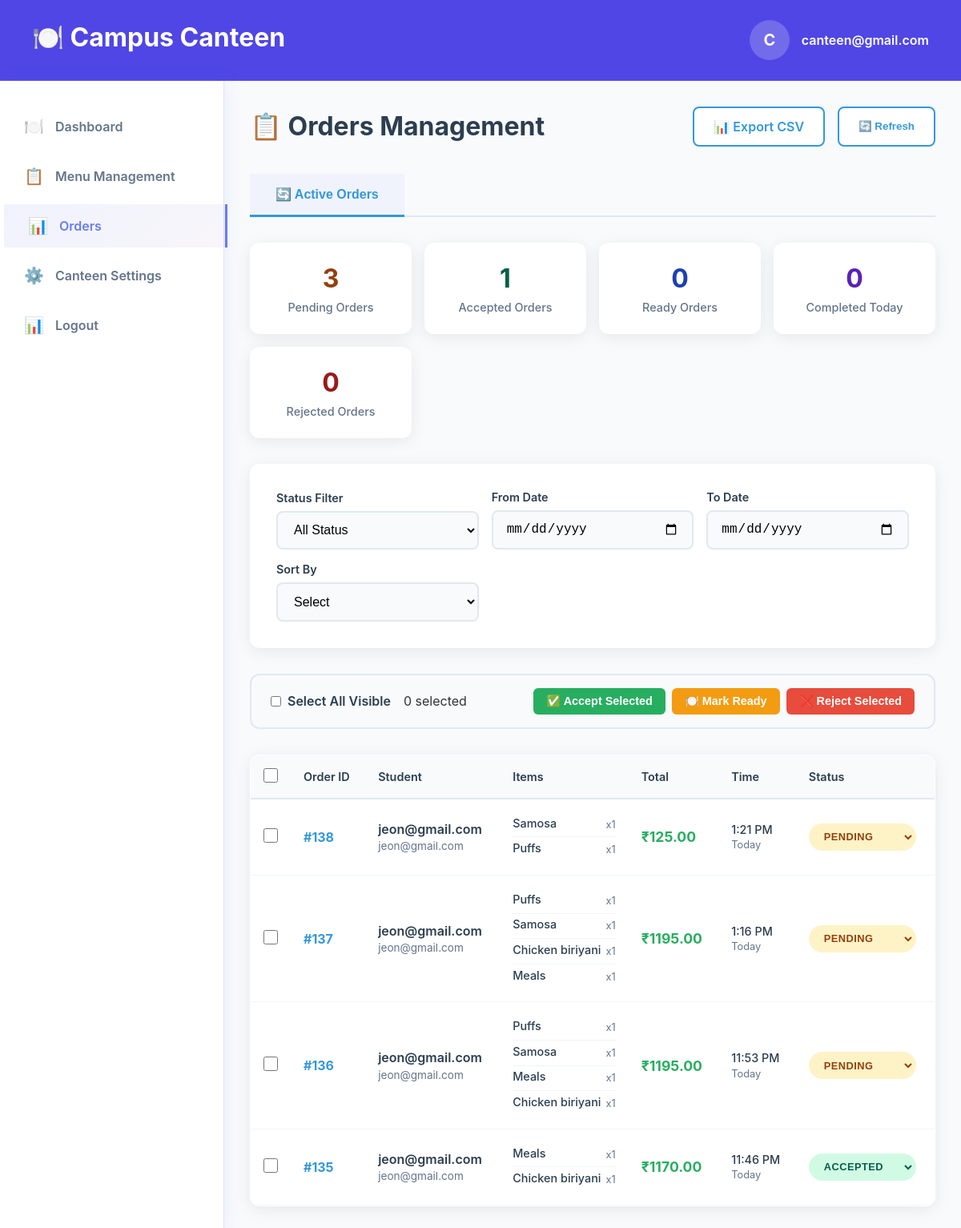
/public/canteen/orders (signed in), run on an earlier commit of the app's database.
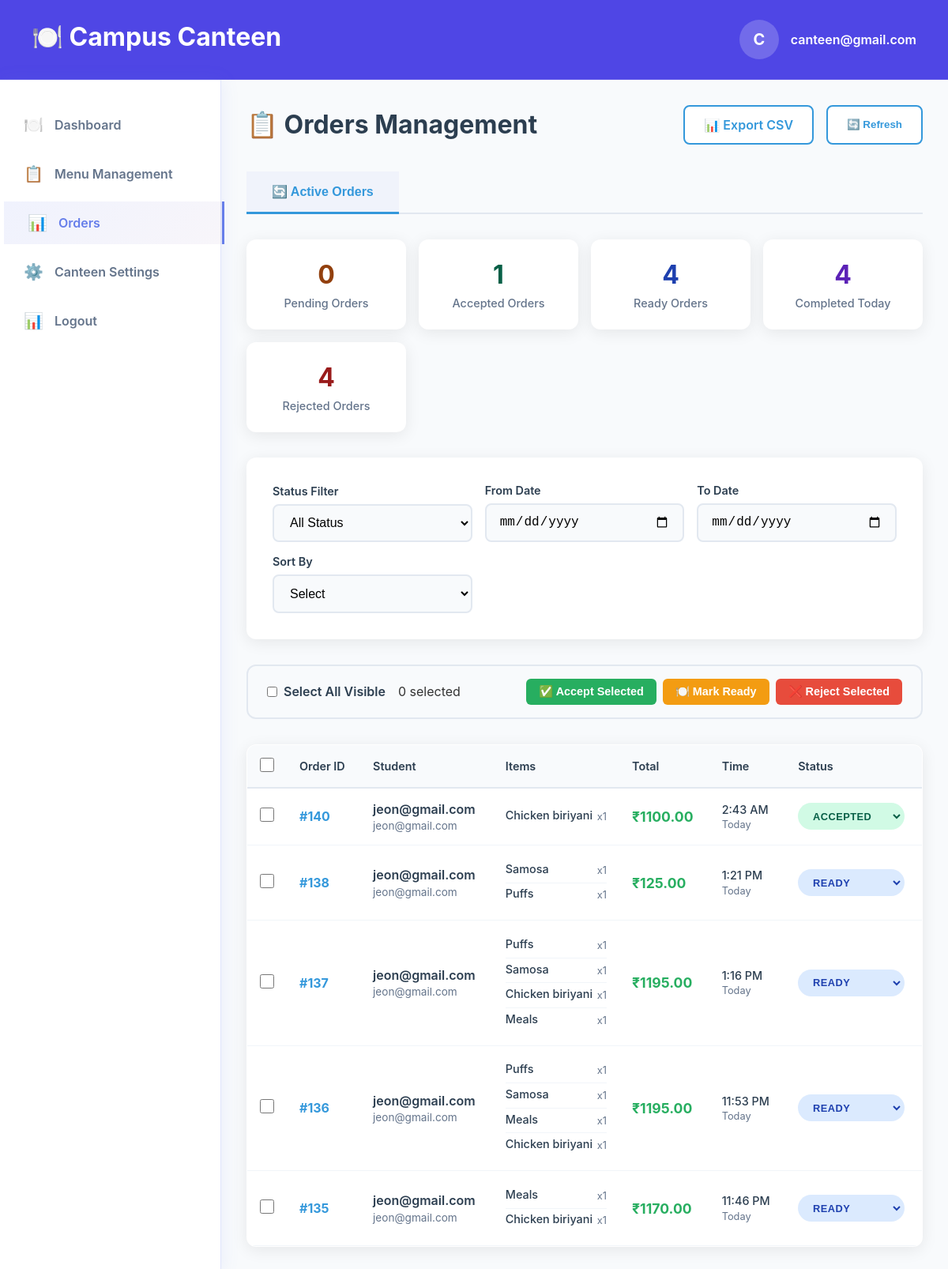
And on a later commit of the database.
### tables this page shows
CREATE TABLE `orders` (
  `id` int NOT NULL,
  `canteen_id` int NOT NULL,
  `student_id` int NOT NULL,
  `time` datetime DEFAULT CURRENT_TIMESTAMP,
  `status` enum('pending','accepted','completed','rejected','ready') NOT NULL DEFAULT 'pending',
  `total` decimal(10,2) NOT NULL DEFAULT '0.00'
);

CREATE TABLE `students` (
  `id` int NOT NULL,
  `student_name` varchar(25) NOT NULL,
  `reg_no` varchar(50) NOT NULL,
  `college_id` int NOT NULL,
  `email` varchar(50) NOT NULL,
  `status` enum('pending','verified','rejected','suspended') NOT NULL DEFAULT 'pending',
  `time` timestamp NOT NULL DEFAULT CURRENT_TIMESTAMP,
  `password` varchar(255) NOT NULL
);

CREATE TABLE `items` (
  `id` int NOT NULL,
  `name` varchar(50) DEFAULT NULL,
  `price` decimal(5,0) NOT NULL,
  `canteen_id` int DEFAULT NULL,
  `image_location` varchar(255) DEFAULT NULL,
  `status` enum('available','unavailable') NOT NULL DEFAULT 'available',
  `description` text NOT NULL,
  `category_id` int DEFAULT NULL
);

CREATE TABLE `order_items` (
  `id` int NOT NULL,
  `order_id` int NOT NULL,
  `item_id` int NOT NULL,
  `quantity` int DEFAULT NULL
);

### app/controllers/Canteen.php (called while the page is built, shortened)
<?php
class Canteen extends Controller
{
    public function orders()
    {
        $order = new Orders;
        $orders = $order->join(
            [
                'order_items' => 'orders.id = order_items.order_id',
                'items' => 'order_items.item_id = items.id',
                'students' => 'orders.student_id = students.id'
            ],
            ['orders.canteen_id' => CANTEEN_ID],
            'orders.*, items.name,items.price,students.email,items.id as item_id, order_items.quantity',
            'desc',
            'orders.id'
        );
        $data['pending_orders'] = count($order->where(['canteen_id' => CANTEEN_ID, 'status' => 'pending']) ?: []);
        $data['accepted_orders'] = count($order->where(['canteen_id' => CANTEEN_ID, 'status' => 'accepted']) ?: []);
        $data['rejected_orders'] = count($order->where(['canteen_id' => CANTEEN_ID, 'status' => 'rejected']) ?: []);
        $data['completed_orders'] = count($order->where(['canteen_id' => CANTEEN_ID, 'status' => 'completed']) ?: []);
        $data['ready_orders'] = count($order->where(['canteen_id' => CANTEEN_ID, 'status' => 'ready']) ?: []);
        $data['orders'] = [];
        foreach ($orders as $order) {
            $data['orders'][$order->id][] = $order;
        }
        krsort(($data['orders']));
        $this->view('canteen/orders', $data);
    }
}

### app/core/App.php (called while the page is built, shortened)
<?php
class App
{
    private $method = 'index';
    private function splitURL()
    {
        $URL = $_GET['url'] ?? 'home';
        $URL = explode("/", trim($URL, "/"));
        return $URL;
    }
    public function loadController()
    {
        $URL = $this->splitURL();
        $filename = "../app/controllers/" . ucfirst($URL[0]) . ".php";
        if (file_exists($filename)) {
            unset($URL[0]);
        } else {
            $filename = "../app/controllers/_404.php";
            if (file_exists($filename)) {
                require $filename;
                $this->controller = "_404";
            }
        }
        $controller = new $this->controller();
        if (!empty($URL[1])) {
            if (method_exists($controller, $URL[1])) {
                $this->method = $URL[1];
                unset($URL[1]);
            }
        }
        call_user_func_array([$controller, $this->method], $URL);
    }
}

### public/index.php (called while the page is built, shortened)
<?php
$app = new App;
$app->loadController();

### app/core/Database.php (called while the page is built, shortened)
<?php
trait Database
{
    private function connect()
    {
        $string = "mysql:hostname=" . DBHOST . ";dbname=" . DBNAME;
        $con = new PDO($string, DBUSER, DBPASS);
        $con->setAttribute(PDO::ATTR_ERRMODE, PDO::ERRMODE_EXCEPTION);
        return $con;
    }
    public function query($query, $data = [], $returnInsertId = false)
    {
        $con = $this->connect();
        $stm = $con->prepare($query);
        $check  = $stm->execute($data);
        if ($check) {
            $result = $stm->fetchAll(PDO::FETCH_OBJ);
            if (is_array($result) && count($result)) {
                return $result;
            }
        }
        return false;
    }
}

### app/core/Model.php (called while the page is built, shortened)
<?php
trait Model
{
    protected $order_type = "desc";
    protected $order_column = "id";
    public function join($joins = [], $where = [], $selectColumns = '*', $order_type = '', $order_by = '', $limit = '')
    {
        $query = "SELECT {$selectColumns} FROM {$this->table} ";
        foreach ($joins as $table => $onCondition) {
            $query .= "JOIN {$table} ON {$onCondition} ";
        }
        if (!empty($where)) {
            $query .= "WHERE ";
            foreach ($where as $condition => $value) {
                if (preg_match('/(.+)\s(>=|<=|<>|!=|=|>|<|LIKE)$/i', $condition, $matches)) {
                    $column = $matches[1];
                    $operator = $matches[2];
                } else {
                    $column = $condition;
                    $operator = '=';
                }
                $placeholder = str_replace(['.', ' '], '_', $column);
                $query .= "$column $operator :$placeholder AND ";
                $where[$placeholder] = $value;
                unset($where[$condition]);
            }
            $query = rtrim($query, ' AND ');
        }
        if (!empty($order_by)) {
            $this->order_column = $order_by;
        }
        if (!empty($order_type)) {
            $this->order_type = $order_type;
        }
        $query .= " ORDER BY {$this->order_column} {$this->order_type}";
        return $this->query($query, $where);
    }
}

### app/views/canteen/orders.view.php (the view, shortened to what the changed rows need)
<!DOCTYPE html>
<html lang="en">
<head>
    <link rel="stylesheet" href="/canteen-preorder-system/public/assets/css/header.css">
    <link rel="stylesheet" href="/canteen-preorder-system/public/assets/css/sidebar.css">
    <link rel="stylesheet" href="/canteen-preorder-system/public/assets/css/student-general.css">
    <link rel="stylesheet" href="/canteen-preorder-system/public/assets/css/canteen-common.css">
    <link rel="stylesheet" href="/canteen-preorder-system/public/assets/css/orders.css">
</head>
<body>
    <?php require 'header.view.php'; ?>
    <div class="container">
        <?php $page = "orders";
        require 'sidebar.view.php'; ?>
        <div class="main-content">
            <div class="orders-header">
                <h1 class="orders-title">
                    📋 Orders Management
                </h1>
                <div class="orders-actions">
                    <a href="#" class="export-btn">
                        📊 Export CSV
                    </a>
                    <button class="refresh-btn">
                        🔄 Refresh
                    </button>
                </div>
            </div>
            <div class="orders-tabs">
                <button class="tab-btn active" data-tab="active-orders">
                    🔄 Active Orders
                </button>
            </div>
            <div id="active-orders" class="tab-content active">
                <div class="stats-summary">
                    <div class="stat-summary-card stat-pending">
                        <div class="stat-summary-value"><?= $pending_orders ?></div>
                        <div class="stat-summary-label">Pending Orders</div>
                    </div>
                    <div class="stat-summary-card stat-accepted">
                        <div class="stat-summary-value"><?= $accepted_orders ?></div>
                        <div class="stat-summary-label">Accepted Orders</div>
                    </div>
                    <div class="stat-summary-card stat-ready">
                        <div class="stat-summary-value"><?= $ready_orders ?></div>
                        <div class="stat-summary-label">Ready Orders</div>
                    </div>
                    <div class="stat-summary-card stat-completed">
                        <div class="stat-summary-value"><?= $ready_orders ?></div>
                        <div class="stat-summary-label">Completed Today</div>
                    </div>
                    <div class="stat-summary-card stat-rejected">
                        <div class="stat-summary-value"><?= $ready_orders ?></div>
                        <div class="stat-summary-label">Rejected Orders</div>
                    </div>
                </div>
                <div class="filters-section">
                    <div class="filters-grid">
                        <div class="form-group">
                            <label class="form-label">Status Filter</label>
                            <select data-type="status" class="form-select" id="statusFilter">
                                <option value="">All Status</option>
                            </select>
                        </div>
                        <div class="form-group">
                            <label class="form-label">From Date</label>
                            <input data-type="fromDate" type="date" class="form-input" id="fromDate">
                        </div>
                        <div class="form-group">
                            <label class="form-label">To Date</label>
                            <input data-type="toDate" type="date" class="form-input" id="toDate">
                        </div>
                        <div class="form-group">
                            <label class="form-label">Sort By</label>
                            <select data-type="sort" class="form-select" id="sortBy">
                                <option value="">Select</option>
                            </select>
                        </div>
                    </div>
                </div>
                <div class="bulk-actions">
                    <div class="bulk-actions-left">
                        <label class="bulk-select-all">
                            <input type="checkbox" id="selectAll"> Select All Visible
                        </label>
                        <span id="selectedCount">0 selected</span>
                    </div>
                    <div class="bulk-actions-buttons">
                        <button data-type="accepted" class="bulk-btn bulk-accept">✅ Accept Selected</button>
                        <button data-type="ready" class="bulk-btn bulk-complete">🍽️ Mark Ready</button>
                        <button data-type="rejected" class="bulk-btn bulk-reject">❌ Reject Selected</button>
                    </div>
                </div>
                <div class="orders-table-container">
                    <table class="orders-table">
                        <thead>
                            <tr>
                                <th width="40">
                                    <input type="checkbox" class="order-checkbox" id="selectAllHeader">
                                </th>
                                <th>Order ID</th>
                                <th>Student</th>
                                <th>Items</th>
                                <th>Total</th>
                                <th>Time</th>
                                <th>Status</th>
                            </tr>
                        </thead>
                        <tbody>
                            <?php foreach ($orders as $order_id => $items): ?>
                                <?php $dateStr = $items[0]->time;
                                $date = new DateTime($dateStr);
                                $time = $date->format('g:i A');
                                ?>
                                <tr>
                                    <td>
                                        <input type="checkbox" class="order-checkbox" data-order-id="<?= $order_id ?>">
                                    </td>
                                    <td><span class="order-id">#<?= $order_id ?></span></td>
                                    <td>
                                        <div class="student-info">
                                            <span class="student-name"><?= $items[0]->email ?></span>
                                            <span class="student-email"><?= $items[0]->email ?></span>
                                        </div>
                                    </td>
                                    <td>
                                        <div class="order-items-list">
                                            <?php foreach ($items as $item): ?>
                                                <div class="order-item">
                                                    <span class="item-name"><?= ucfirst($item->name) ?></span>
                                                    <span class="item-quantity">x<?= $item->quantity ?></span>
                                                </div>
                                            <?php endforeach; ?>
                                        </div>
                                    </td>
                                    <td><span class="order-total">₹1<?= $items[0]->total ?></span></td>
                                    <td>
                                        <div class="order-time-info">
                                            <span class="order-time"><?= $time ?></span>
                                            <span class="order-date">Today</span>
                                        </div>
                                    </td>
                                    <td>
                                        <select data-id='<?= $order_id ?>' class="status-select <?= $items[0]->status ?>">
                                            <option value="pending" <?php if ($items[0]->status == 'pending') {
                                                                        echo 'selected';
                                                                    } ?>>Pending</option>
                                            <option value="accepted" <?php if ($items[0]->status == 'accepted') {
                                                                            echo 'selected';
                                                                        } ?>>Accepted</option>
                                            <option value="ready" <?php if ($items[0]->status == 'ready') {
                                                                        echo 'selected';
                                                                    } ?>>Ready</option>
                                        </select>
                                    </td>
                                </tr>
                            <?php endforeach; ?>
                        </tbody>
                    </table>
                </div>
            </div>
        </div>
    </div>
</body>
</html>

What changed in the data, as far as the page shows it:
added orders: order_id "140", student.email "jeon@gmail.com", items.name "Chicken biriyani", order_items.quantity "1", total "100.00", time "2:43 AM", status "Accepted"
changed orders "1:21 PM": status "Pending" → "Ready"
changed orders "1:16 PM": status "Pending" → "Ready"
changed orders "11:53 PM": status "Pending" → "Ready"
changed orders "11:46 PM": status "Accepted" → "Ready"
Also different on the page:
$pending_orders: "3" → "0"
$ready_orders: "0" → "4"
